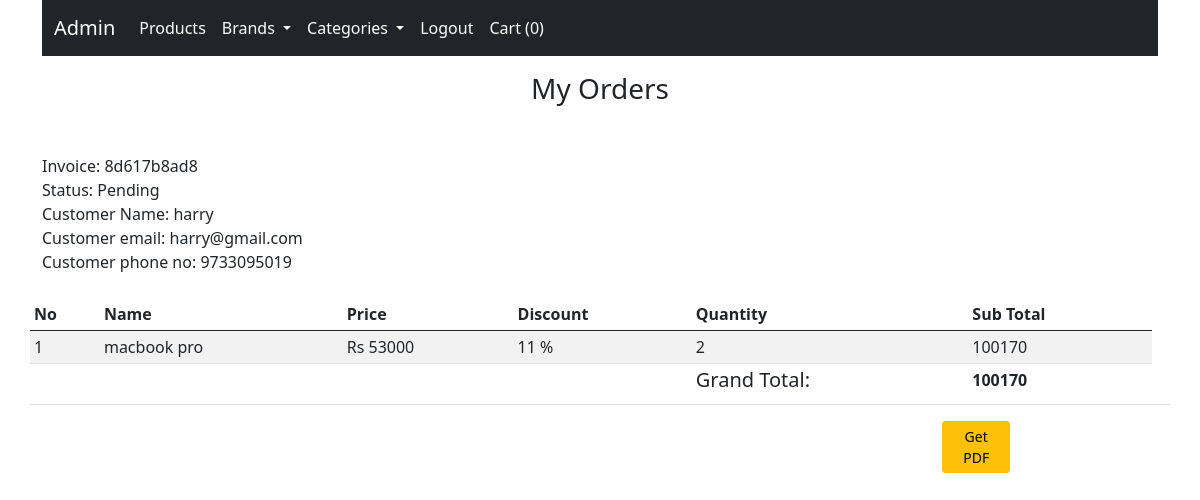
The app's page /orders/8d617b8ad8 (signed in) with its own data.
### shop/customers/models.py (models this page shows, shortened)
class Order(db.Model):
    id = db.Column(db.Integer, primary_key = True)
    invoice = db.Column(db.String(15), unique = True, nullable=False)
    status = db.Column(db.String(50), nullable = False, default = 'Pending')
    customer_id = db.Column(db.Integer,nullable = False)
    order_date = db.Column(db.DateTime, nullable = False, default = datetime.utcnow)
    orders = db.Column(jsonEncodedDict)

class Customer(db.Model, UserMixin):
    id = db.Column(db.Integer, primary_key=True)
    name = db.Column(db.String(80), unique=True, nullable=False)
    username = db.Column(db.String(80), unique=True, nullable=False)
    email = db.Column(db.String(120), unique=True, nullable=False)
    password = db.Column(db.String(120),  nullable=False)
    country = db.Column(db.String(120),  nullable=False)
    state = db.Column(db.String(120),  nullable=False)
    city = db.Column(db.String(120),  nullable=False)
    address = db.Column(db.String(120),  nullable=False)
    pin = db.Column(db.String(120),  nullable=False)
    contact= db.Column(db.String(120),  nullable=False)
    date_created = db.Column(db.DateTime, nullable = False, default = datetime.utcnow)

### shop/customers/routes.py (the view)
@app.route('/orders/<invoice>')
@login_required
def order_detail(invoice):
    if current_user.is_authenticated:
        subtotal =0
        grandtotal =0
        customer_id = current_user.id
        get_the_order = Order.query.filter_by(customer_id = customer_id).first()
        for key, product in get_the_order.orders.items():
            discount = (product['discount']/100) * int(product['price'])
            subtotal = subtotal + int(product['quantity']) * int(product['price'])
            subtotal = subtotal - discount
            grandtotal = int(subtotal)
    else:
        return redirect(url_for('customer_login'))
    return render_template('customer/order.html',invoice = invoice, grandtotal = grandtotal, subtotal = subtotal,  get_the_order= get_the_order)

### shop/customers/models.py (called while the page is built)
@login_manager.user_loader
def user_loader(user_id):
    return Customer.query.get(int(user_id))

    def process_result_value(self, value, dialect):
        if value is None:
            return {}
        else:
            return json.loads(value)

### shop/templates/customer/order.html (shortened to what this page needs)
{% extends 'base.html' %}
{% block content %}
{% include 'navbar.html' %}
<h3 class="text-center mt-3"> My Orders</h3>
<div class="container mt-5">
    Invoice: {{ get_the_order.invoice }}
    <br>
    Status: {{ get_the_order.status}}   <br>
    Customer Name: {{ current_user.name}}   <br>
    Customer email: {{ current_user.email }}   <br>
    Customer phone no: {{ current_user.contact }}<br><br>
    <div class="row">
        <table class="table table-sm table-condensed table-striped table-hover ">
<thead>
<th>No</th>
<th>Name</th>
<th>Price</th>
<th>Discount</th>
<th>Quantity</th>
<th>Sub Total</th>
</thead>
<tbody>
    {% for key, product in get_the_order.orders.items():  %}
    {% set val = ((product.discount/100) * product.price|float) %}
    <tr>
    <td>{{ loop.index }}</td>
    <td>{{product.name}}</td>
    <td>Rs {{product.price}}</td>
    {% if product.discount > 0 %}
    <td>{{product.discount}} %</td>
    {% else %}
    <td></td>
    {% endif %}
        <td>{{product.quantity}}</td>
    {% set subtotal = product.quantity|int * product.price|int %}
    <td>{{((subtotal|int) - val|int )}}</td>
</tr>
{% endfor %}
<tr>
    <td></td>
    <td></td>
    <td></td>
    <td></td>
    <td><h5 >Grand Total: </h5></td>
    <td> <b>{{ grandtotal }}</b></td>
    <td></td>
</tr>
</tbody>
        </table>
        <tr>
            <a href="{{ url_for('clearcart')}}" class="btn btn-sm btn-warning " style="width: 6%; margin-left:80%;">Get PDF</a>
    </tr>
    </div>
</div>
{% endblock %}

### records on screen
Order: invoice "8d617b8ad8", status "Pending"
Customer: name "harry", email "harry@gmail.com", contact "9733095019"

### other values on screen
{{ session['shoppingcart']|length }} "0"
{{ product.name }} "macbook pro"
{{ product.price }} "53000"
{{ product.discount }} "11"
{{ product.quantity }} "2"
{{ ((subtotal|int) - val|int ) }} "100170"
{{ grandtotal }} "100170"
